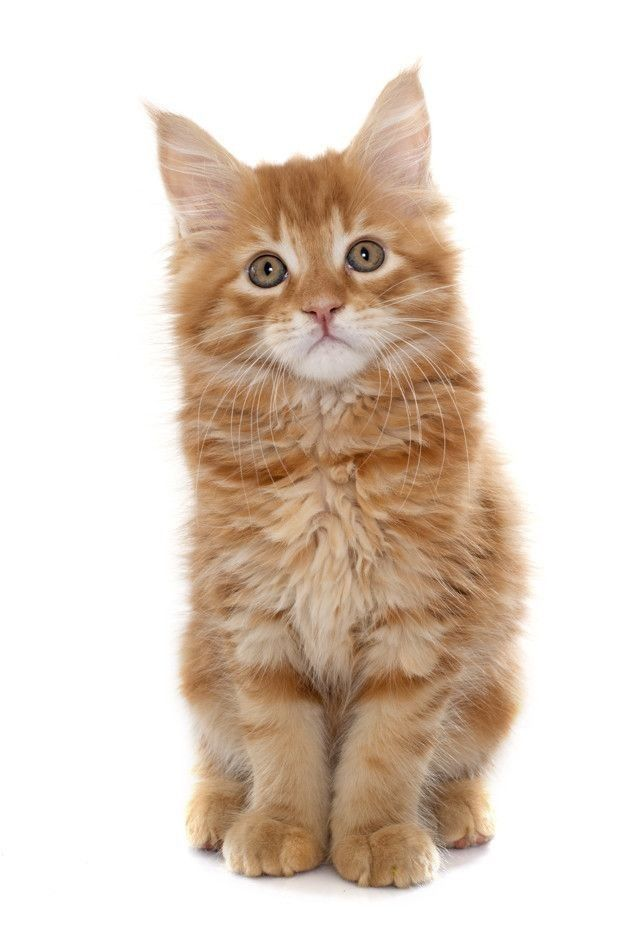
#> input picture images/Cat.jpg, 626 x 939 px
$ python rescale_display.py
#> lines starting #> are read from the running program, lines starting #| are printed output that depends on the picture
import cv2 as cv

# -----------------------------
# Load and Display an Image
# -----------------------------
img = cv.imread('images/Cat.jpg')  # Read image from file
#> img is the input picture: shape (939, 626, 3); mean B, G, R 198.1, 210.6, 224.9
cv.imshow('Cat', img)              # Show original image in a window

# -----------------------------
# Function: Rescale Frame (for images, videos, live video)
# -----------------------------
def rescaleFrame(frame, scale=0.75):
    """
    Rescales an image or video frame by a given scale factor.
    Works for images, recorded videos, and live video.
    """
#> called with scale = 0.2
    width = int(frame.shape[1] * scale)   # New width
#> width = 125
    height = int(frame.shape[0] * scale)  # New height
#> height = 187
    dimensions = (width, height)
#> dimensions = (125, 187)

    # Resize frame to new dimensions
    return cv.resize(frame, dimensions, interpolation=cv.INTER_AREA)

# Example: Rescale the image
resized_image = rescaleFrame(img, scale=0.2)
cv.imshow('Resized Image', resized_image)

# Wait until a key is pressed before closing image windows
cv.waitKey(0)

# -----------------------------
# Function: Change Resolution (ONLY works for live video from camera)
# -----------------------------
def changeRes(width, height):
    """
    Changes the resolution of live video (camera capture).
    This does NOT work for images or pre-recorded videos.
    """
    capture.set(3, width)   # 3 → property ID for frame width
    capture.set(4, height)  # 4 → property ID for frame height

# -----------------------------
# Video Capture (file or webcam)
# -----------------------------
# Use '0' instead of filename for default camera
capture = cv.VideoCapture('videos/clip2.mp4')

while True:
    isTrue, frame = capture.read()  # Read one frame from the video
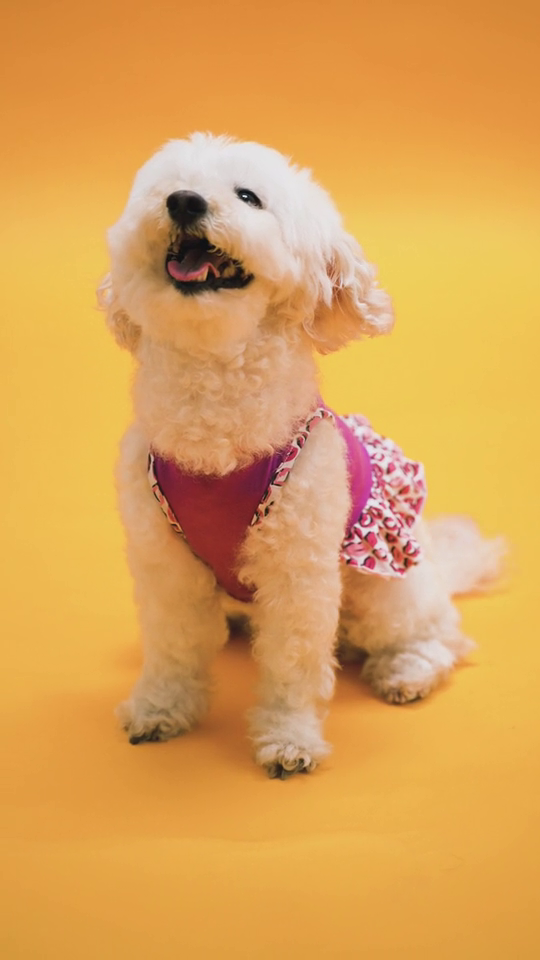
#> input picture frame 31 of videos/clip2.mp4, 540 x 960 px
#> frame is the input picture: shape (960, 540, 3); mean B, G, R 86.7, 162.8, 220.6

    if not isTrue:  # Break if video ends
        break

    # Rescale the frame
    frame_resized = rescaleFrame(frame, scale=0.2)
#> call 2 of rescaleFrame, with scale = 0.2
#> in rescaleFrame (call 2), `return cv.resize(frame, dimensions, interpolation=cv.INTER_AREA)`:
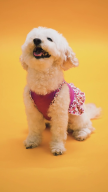
#> returned value: shape (192, 108, 3); mean of channels 0, 1, 2 86.7, 162.8, 220.6; drawn as B, G, R

    # Display original and resized frames
    cv.imshow('Video', frame)
    cv.imshow('Video Resized', frame_resized)

    # Exit loop when 'd' key is pressed
    if cv.waitKey(20) & 0xFF == ord('d'):
#> (key Esc is pressed here)
        break

# Release video capture and close all windows
capture.release()
cv.destroyAllWindows()
